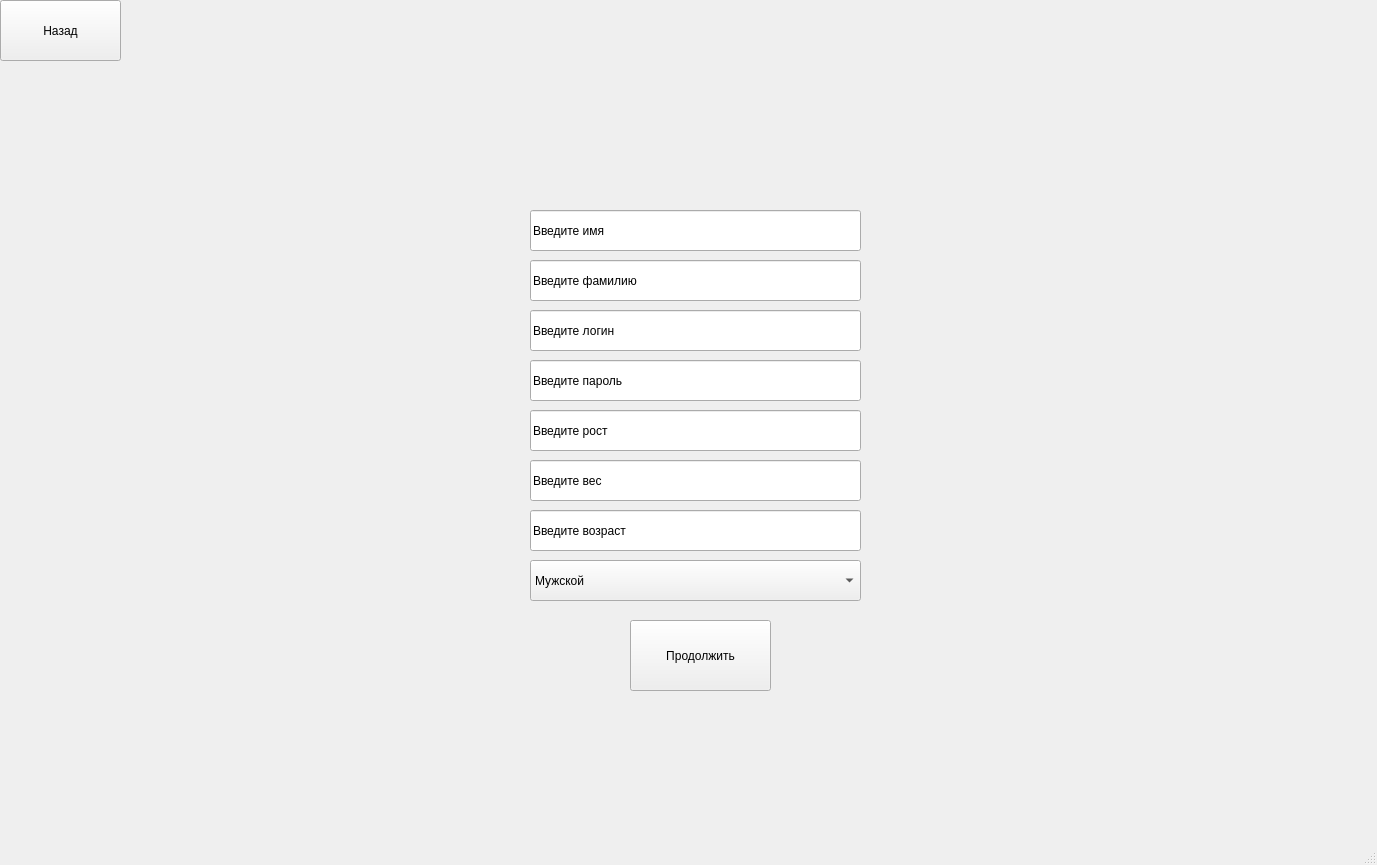
<?xml version="1.0" encoding="UTF-8"?>
<ui version="4.0">
 <class>MainWindow</class>
 <widget class="QMainWindow" name="MainWindow">
  <property name="geometry">
   <rect>
    <x>0</x>
    <y>0</y>
    <width>1377</width>
    <height>865</height>
   </rect>
  </property>
  <property name="windowTitle">
   <string>MainWindow</string>
  </property>
  <widget class="QWidget" name="centralwidget">
   <widget class="QPushButton" name="reg_form_back_button">
    <property name="geometry">
     <rect>
      <x>0</x>
      <y>0</y>
      <width>121</width>
      <height>61</height>
     </rect>
    </property>
    <property name="text">
     <string>Назад</string>
    </property>
   </widget>
   <widget class="QLineEdit" name="person_name_line_edit">
    <property name="geometry">
     <rect>
      <x>530</x>
      <y>210</y>
      <width>331</width>
      <height>41</height>
     </rect>
    </property>
    <property name="text">
     <string>Введите имя</string>
    </property>
   </widget>
   <widget class="QLineEdit" name="person_lastname_line_edit">
    <property name="geometry">
     <rect>
      <x>530</x>
      <y>260</y>
      <width>331</width>
      <height>41</height>
     </rect>
    </property>
    <property name="text">
     <string>Введите фамилию</string>
    </property>
   </widget>
   <widget class="QLineEdit" name="person_login_line_edit">
    <property name="geometry">
     <rect>
      <x>530</x>
      <y>310</y>
      <width>331</width>
      <height>41</height>
     </rect>
    </property>
    <property name="text">
     <string>Введите логин</string>
    </property>
   </widget>
   <widget class="QLineEdit" name="person_height_line_edit">
    <property name="geometry">
     <rect>
      <x>530</x>
      <y>410</y>
      <width>331</width>
      <height>41</height>
     </rect>
    </property>
    <property name="text">
     <string>Введите рост</string>
    </property>
   </widget>
   <widget class="QLineEdit" name="person_weight_line_edit">
    <property name="geometry">
     <rect>
      <x>530</x>
      <y>460</y>
      <width>331</width>
      <height>41</height>
     </rect>
    </property>
    <property name="text">
     <string>Введите вес</string>
    </property>
   </widget>
   <widget class="QLineEdit" name="person_age_line_edit">
    <property name="geometry">
     <rect>
      <x>530</x>
      <y>510</y>
      <width>331</width>
      <height>41</height>
     </rect>
    </property>
    <property name="text">
     <string>Введите возраст</string>
    </property>
   </widget>
   <widget class="QLineEdit" name="person_password_line_edit">
    <property name="geometry">
     <rect>
      <x>530</x>
      <y>360</y>
      <width>331</width>
      <height>41</height>
     </rect>
    </property>
    <property name="text">
     <string>Введите пароль</string>
    </property>
   </widget>
   <widget class="QPushButton" name="reg_confirm_button">
    <property name="geometry">
     <rect>
      <x>630</x>
      <y>620</y>
      <width>141</width>
      <height>71</height>
     </rect>
    </property>
    <property name="text">
     <string>Продолжить</string>
    </property>
   </widget>
   <widget class="QComboBox" name="person_sex_combobox">
    <property name="geometry">
     <rect>
      <x>530</x>
      <y>560</y>
      <width>331</width>
      <height>41</height>
     </rect>
    </property>
    <item>
     <property name="text">
      <string>Мужской</string>
     </property>
    </item>
    <item>
     <property name="text">
      <string>Женский</string>
     </property>
    </item>
   </widget>
  </widget>
  <widget class="QStatusBar" name="statusbar"/>
 </widget>
 <resources/>
 <connections/>
</ui>
